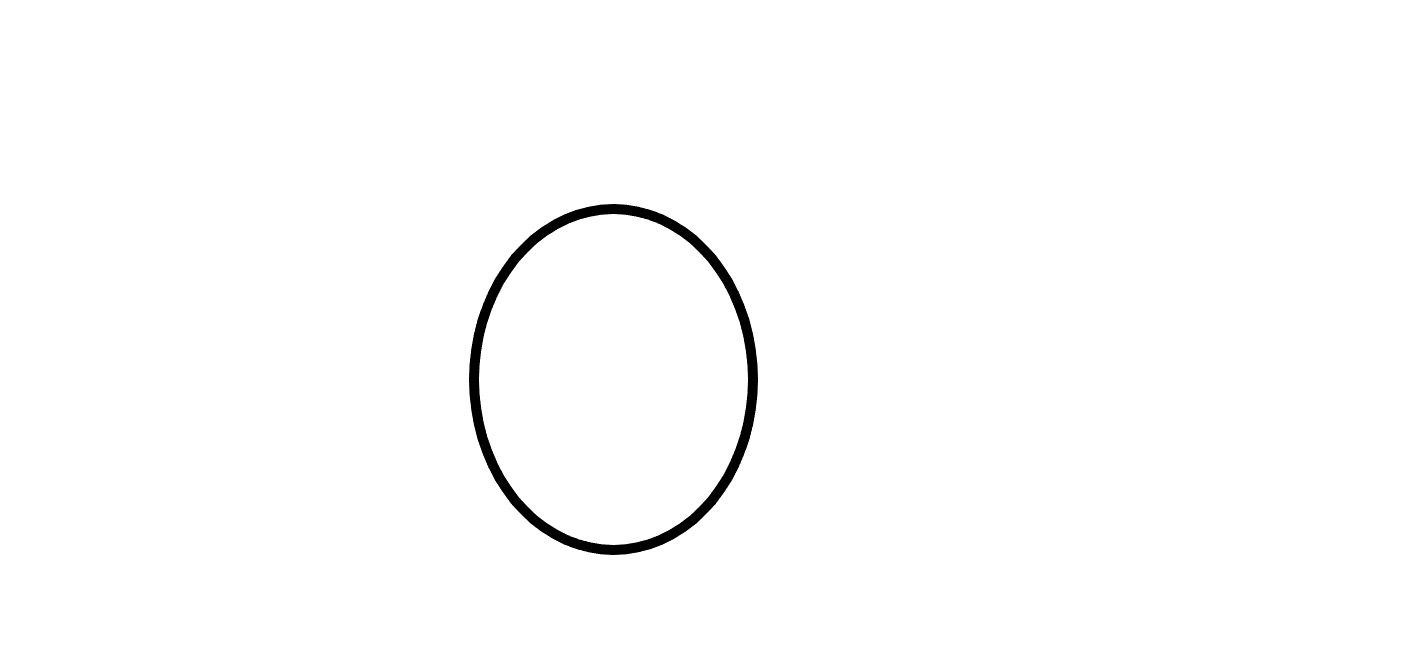
#> input picture Sample1.png, 1416 x 672 px
$ python -i identicparameter.py   (imports and definitions only)
#> lines starting #> are read from the running program, lines starting #| are printed output that depends on the picture; after the words box and inside, x2 and y2 are one past the last pixel; in counts of white or black regions, pixels touching at a corner belong together
from random import randint
import cv2
import math
import numpy as np

# [1 line not run here, left out]

#Funktionsdefinitionen

def invert_image(img):
	return (255-img)

def add_images(img1, img2):
	temp = invert_image(img1) + invert_image(img2)
	return invert_image(temp)

def add_images4(img1, img2, img3, img4):
	temp = invert_image(img1) + invert_image(img2) + invert_image(img3) + invert_image(img4)
	return invert_image(temp)

def translate(img, x, y):
	rows, cols = img.shape

	M = np.float32([[1,0,x], [0,1,y]])
	img = cv2.warpAffine(img, M, (cols,rows), borderMode = cv2.BORDER_REPLICATE)

	return img

def rotate(img, winkel):
	rows, cols = img.shape

	# Argumente: Center, Angle, Scale
	M = cv2.getRotationMatrix2D((cols/2,rows/2),winkel,1)
	img = cv2.warpAffine(img, M, (cols,rows), borderMode = cv2.BORDER_REPLICATE)

	return img


# Generate Scene
def generateScene():
    line_styles = ["dreieck", "ellipse", "gerade", "rechteck"]
    orientierung = ["links", "oben", "rechts", "unten"]
    path0 = ["", "", "", ""]
    path1 = ["", "", "", ""]

    for num in range(4):
        path0[num] = "Kanten/" + "kante_" + orientierung[num] + "_" + line_styles[randint(0, 3)] + ".png"

    for num in range(4):
        path1[num] = "Kanten/" + "kante_" + orientierung[num] + "_" + line_styles[randint(0, 3)] + ".png"

    path1[1] = path0[3]

    img0 = []
    img1 = []

    for num in range(4):
        img0.append(cv2.imread(path0[num], 0))
        img1.append(cv2.imread(path1[num], 0))

    img1[1] = translate(img1[1], 0, -100)

    obj0 = add_images4(img0[0], img0[1], img0[2], img0[3])
    obj1 = add_images4(img1[0], img1[1], img1[2], img1[3])

    obj1 = translate(obj1, 0, 100)

    return add_images(obj0,obj1)


def get_huMoments(img, name):
	# Hu-Momente
	moments = cv2.moments(img, False)
	huMoments = cv2.HuMoments(moments)

	# log Transformation
	for i in range(0,7):
		huMoments[i] = -1* math.copysign(1.0, huMoments[i]) * math.log10(abs(huMoments[i]))
	print()
	print("HuMoments (log corrected) from "+ name +": {}".format(huMoments))

	return huMoments


def get_matchShapes(img0, img1, name0, name1):
	# MatchShapes
	contours_match = [0, 0, 0]
	contours_match[0] = cv2.matchShapes(img0, img1, cv2.CONTOURS_MATCH_I1, 0)
	contours_match[1] = cv2.matchShapes(img0, img1, cv2.CONTOURS_MATCH_I2, 0)
	contours_match[2] = cv2.matchShapes(img0, img1, cv2.CONTOURS_MATCH_I3, 0)

	print("\nContoursMatch of "+ name0 +" and "+ name1 +": {}".format(contours_match))

	return contours_match

def fillContour(img):
	# Threshold.
	# Set values equal to or above 220 to 0.
	# Set values below 220 to 255.

	th, im_th = cv2.threshold(img, 220, 255, cv2.THRESH_BINARY_INV);

	# Copy the thresholded image.
	im_floodfill = im_th.copy()

	# Mask used to flood filling.
	# Notice the size needs to be 2 pixels than the image.
	h, w = im_th.shape[:2]
	mask = np.zeros((h+2, w+2), np.uint8)

	# Floodfill from point (0, 0)
	cv2.floodFill(im_floodfill, mask, (0,0), 255);

	# Invert floodfilled image
	im_floodfill_inv = cv2.bitwise_not(im_floodfill)

	# Combine the two images to get the foreground.
	img_out = im_th | im_floodfill_inv

	return invert_image(img_out)


#Ausführbereich

#Generiere 1000 Szenen
sceneList = []
j = 0

kernel = np.ones((5,5),np.uint8)

# [6 lines not run here, left out]

#Generiere Orginalszene

# [1 line that did not run here, left out]

# [1 line that did not run here, left out]
# [1 line that did not run here, left out]

# [1 line that did not run here, left out]
# [1 line that did not run here, left out]

# [1 line that did not run here, left out]


# [2 lines not run here, left out]

#Vergleich und Speicherung der 10 kleinsten Match-Werte

minMatchValueList = []
#> minMatchValueList = []
contoursMatchList = []

i = 0

# [9 lines not run here, left out]

k = 0

# [14 lines not run here, left out]

j = 0
# [7 lines not run here, left out]

>>> import cv2
>>> picture = cv2.imread('Sample1.png')
#> picture is the input picture: shape (672, 1416, 3); min 0, max 255, mean 252.4
>>> result = fillContour(picture)
#> in fillContour, `th, im_th = cv2.threshold(img, 220, 255, cv2.THRESH_BINARY_INV);`:
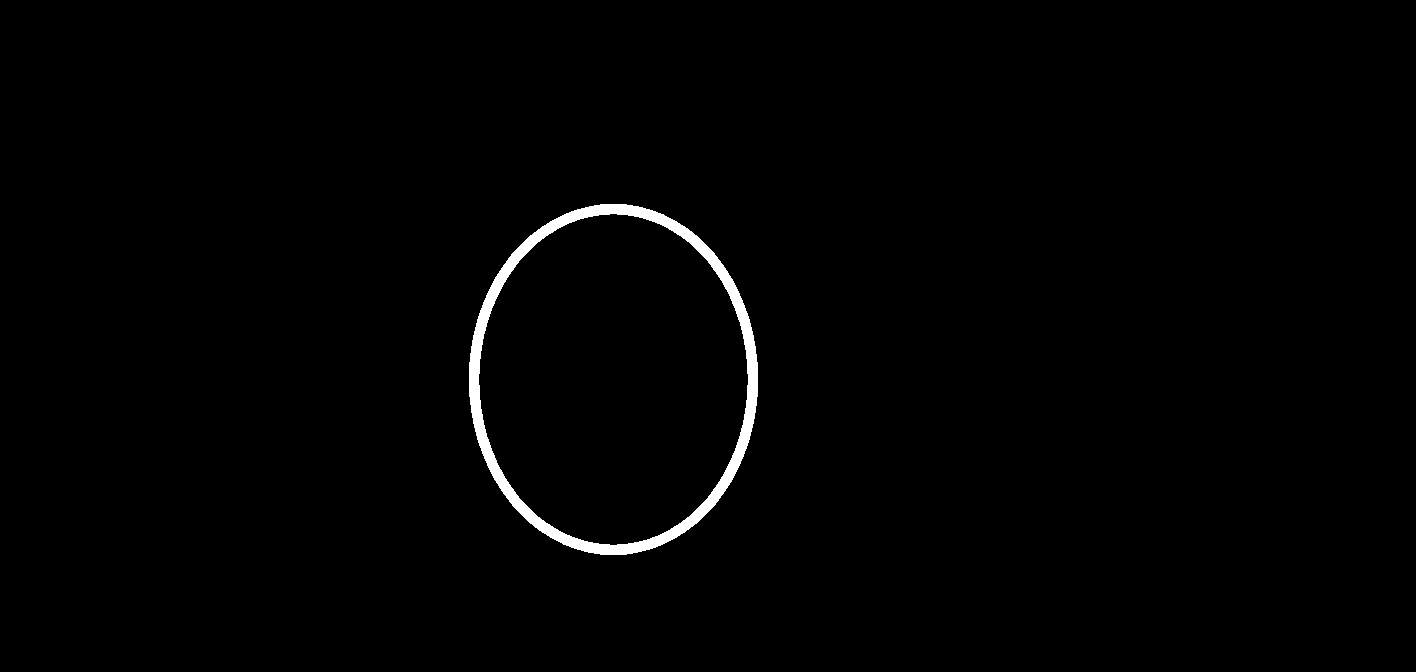
#> im_th: shape (672, 1416, 3); 1.1% white; 1 white region, box (x1, y1, x2, y2) and area: (469, 204, 758, 555) 10312
#> in fillContour, `cv2.floodFill(im_floodfill, mask, (0,0), 255);`:
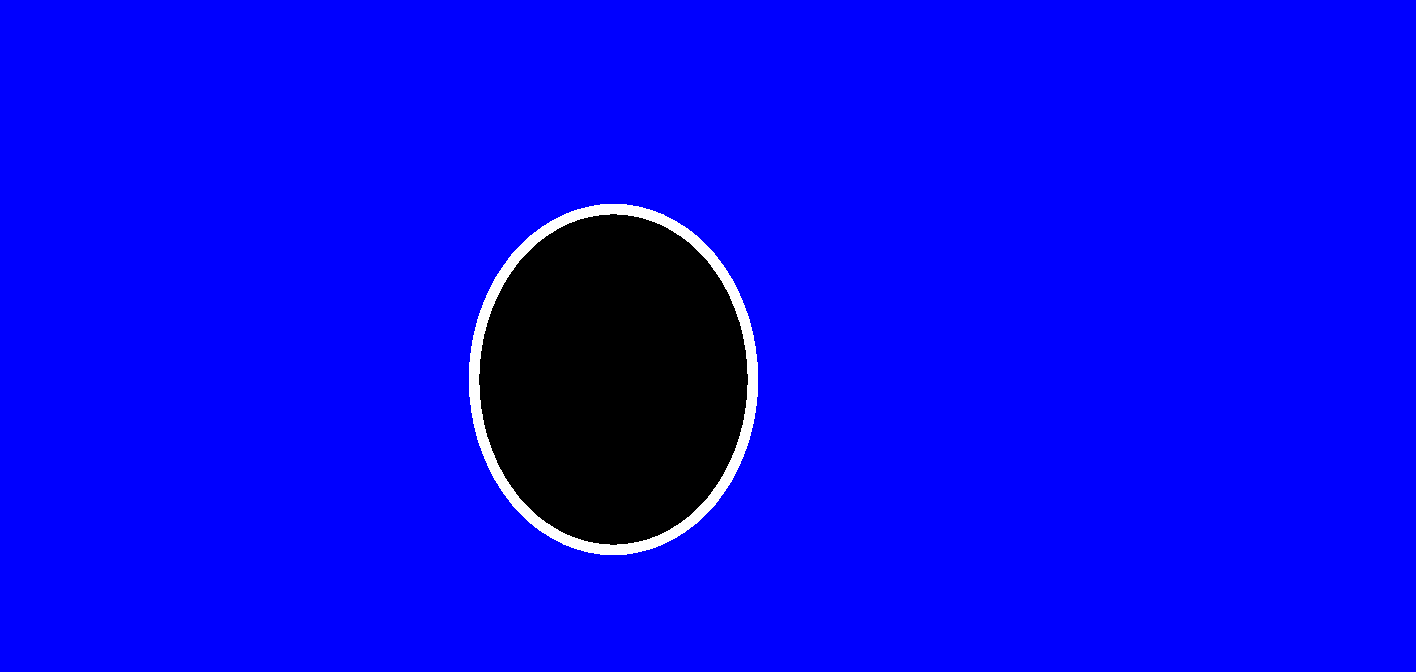
#> im_floodfill: shape (672, 1416, 3); mean B, G, R 236.4, 2.8, 2.8
#> in fillContour, `im_floodfill_inv = cv2.bitwise_not(im_floodfill)`:
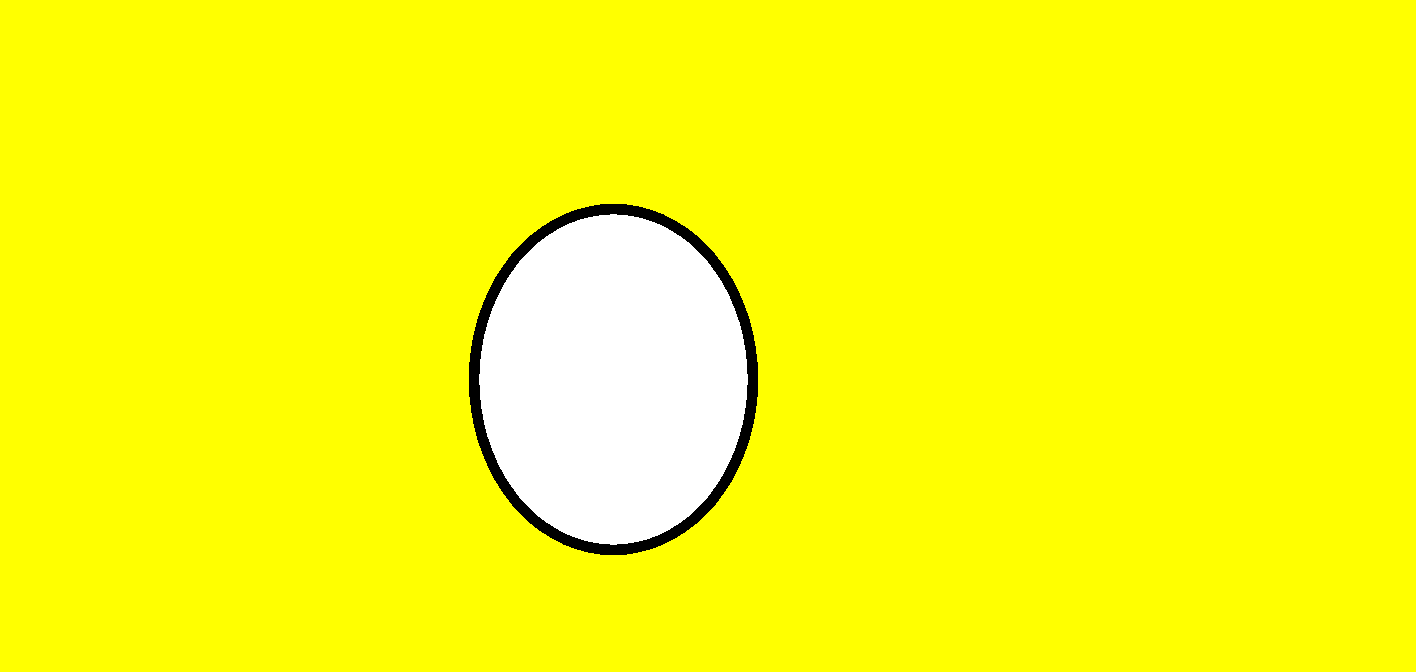
#> im_floodfill_inv: shape (672, 1416, 3); mean B, G, R 18.6, 252.2, 252.2
